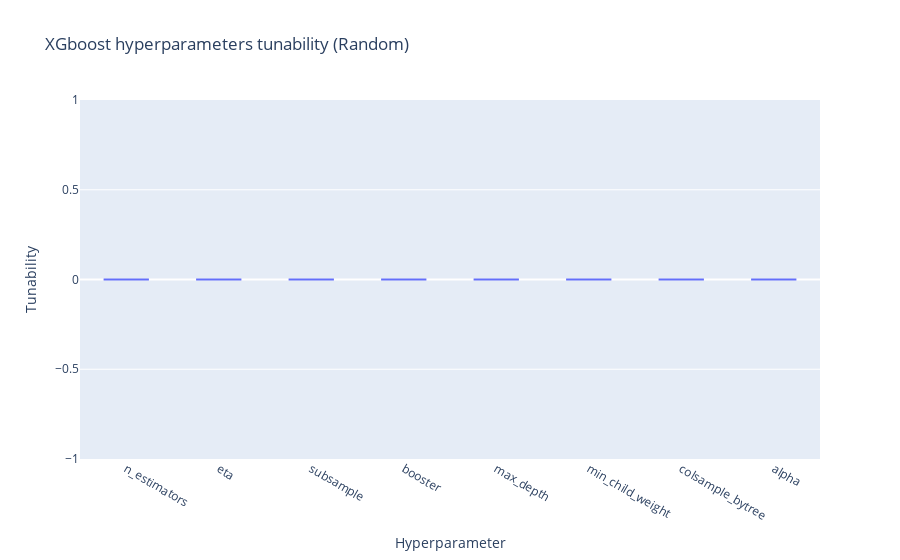

This figure's notebook cell:
### Code cell
plot_boxplots_param_tunability('XGboost', xgboost_random_params_tun, "Random")

### Figure 1 — Plotly figure (JSON) as saved in the notebook; plotly's stock layout.template omitted (floating-point values rounded to 4 significant figures)
{"data": [{"alignmentgroup": "True", "hovertemplate": "Hyperparameter=%{x}<br>Tunability=%{y}<extra></extra>", "legendgroup": "", "marker": {"color": "#636efa"}, "name": "", "notched": false, "offsetgroup": "", "orientation": "v", "showlegend": false, "type": "box", "x": ["n_estimators", "n_estimators", "n_estimators", "n_estimators", "eta", "eta", "eta", "eta", "subsample", "subsample", "subsample", "subsample", "booster", "booster", "booster", "booster", "max_depth", "max_depth", "max_depth", "max_depth", "min_child_weight", "min_child_weight", "min_child_weight", "min_child_weight", "colsample_bytree", "colsample_bytree", "colsample_bytree", "colsample_bytree", "alpha", "alpha", "alpha", "alpha"], "x0": " ", "xaxis": "x", "y": [0, 0, 0, 0, 0, 0, 0, 0, 0, 0, 0, 0, 0, 0, 0, 0, 0, 0, 0, 0, 0, 0, 0, 0, 0, 0, 0, 0, 0, 0, 0, 0], "y0": " ", "yaxis": "y"}], "layout": {"boxmode": "group", "legend": {"tracegroupgap": 0}, "title": {"text": "XGboost hyperparameters tunability (Random)"}, "xaxis": {"anchor": "y", "domain": [0, 1], "title": {"text": "Hyperparameter"}}, "yaxis": {"anchor": "x", "domain": [0, 1], "title": {"text": "Tunability"}}}}
